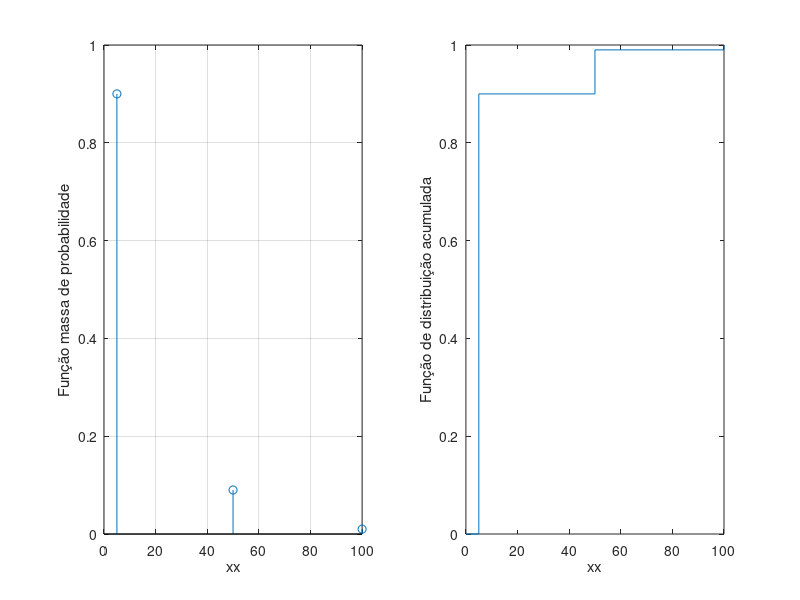

Reproduce this figure in MATLAB.
%alinea b)

x = [5 50 100];
px = [0.9 0.09 0.01];

subplot(1,2,1)
stem(x, px)
xlabel('xx');
xlim([0 100]);
ylabel('Função massa de probabilidade');
grid on;

%alinea c)

x = [5 50 100];
px = [0.9 0.09 0.01];
fx = cumsum(px);

subplot(1,2,2)
stairs([0 x 100],[0 fx 1])
xlabel('xx');
xlim([0 100]);
ylabel('Função de distribuição acumulada');